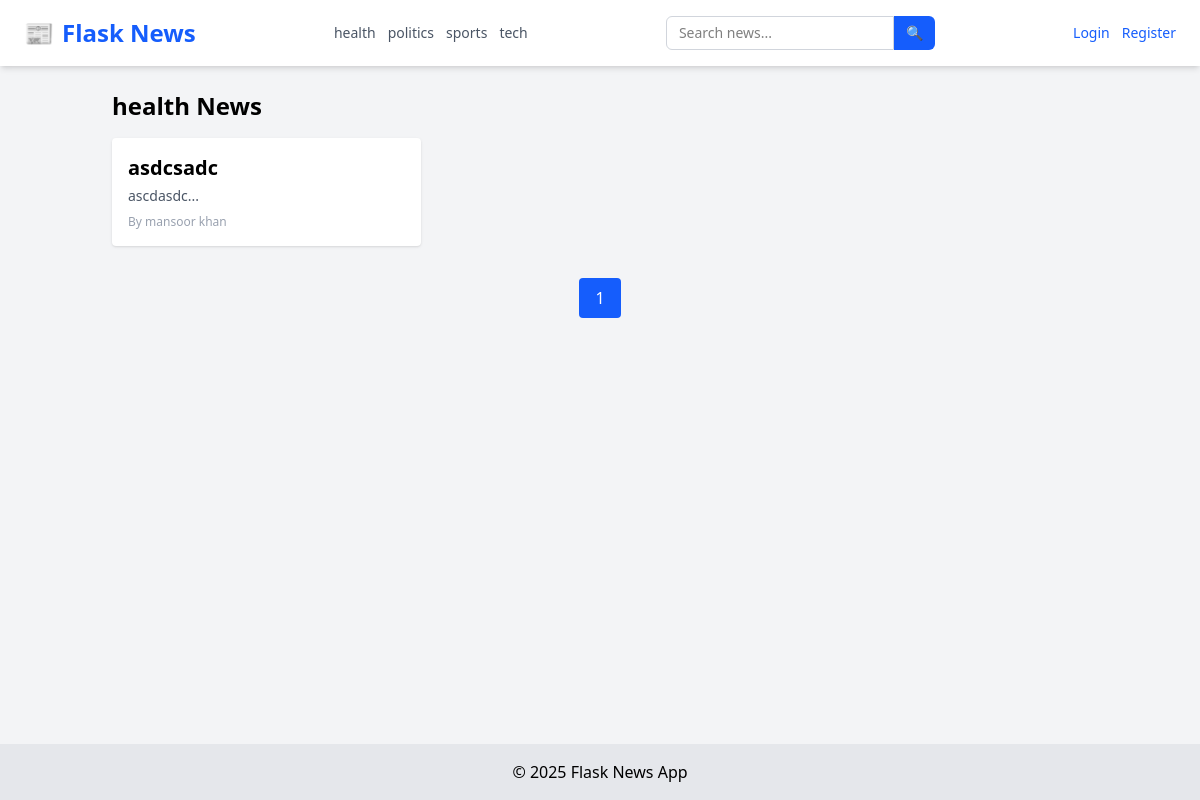
The page /category/health on the database its author committed.
### tables this page shows
CREATE TABLE categories (
            id INTEGER PRIMARY KEY AUTOINCREMENT,
            name TEXT UNIQUE NOT NULL
        );

CREATE TABLE news (
            id INTEGER PRIMARY KEY AUTOINCREMENT,
            title TEXT,
            content TEXT,
            image TEXT,
            author_id INTEGER,
            category_id INTEGER,
            view_count INTEGER DEFAULT 0,
            FOREIGN KEY(author_id) REFERENCES users(id),
            FOREIGN KEY(category_id) REFERENCES categories(id)
        );

CREATE TABLE users (
            id INTEGER PRIMARY KEY AUTOINCREMENT,
            username TEXT NOT NULL,
            email TEXT UNIQUE NOT NULL,
            password TEXT NOT NULL,
            role TEXT DEFAULT 'user'
        );

### app/routes.py (the view)
@main.route('/category/<name>')
def filter_by_category(name):
    page = request.args.get('page', 1, type=int)
    per_page = 6
    offset = (page - 1) * per_page
    conn = sqlite3.connect(current_app.config['DATABASE'])
    c = conn.cursor()
    c.execute('''
        SELECT COUNT(*) FROM news
        JOIN categories ON news.category_id = categories.id
        WHERE categories.name = ?
    ''', (name,))
    total = c.fetchone()[0]
    c.execute('''
        SELECT news.id, news.title, news.content, news.image, users.username, categories.name
        FROM news
        JOIN users ON news.author_id = users.id
        JOIN categories ON news.category_id = categories.id
        WHERE categories.name = ?
        ORDER BY news.id DESC
        LIMIT ? OFFSET ?
    ''', (name, per_page, offset))
    articles = c.fetchall()
    conn.close()
    total_pages = (total + per_page - 1) // per_page
    return render_template(
        'category.html',
        articles=articles,
        category=name,
        page=page,
        total_pages=total_pages
    )

### app/__init__.py (called while the page is built)
def create_app():
    app = Flask(__name__, instance_relative_config=True)
    app.config.from_object('config.Config')
    from app.routes import main
    app.register_blueprint(main)
    from app.admin_routes import admin
    app.register_blueprint(admin)
    from app.user_routes import user
    app.register_blueprint(user)
    init_db(app)
    login_manager.init_app(app)
    @login_manager.user_loader
    def user_loader(user_id):
        return load_user(user_id)
    @app.context_processor
    def inject_now():
        return {'now': datetime.now}
    @app.context_processor
    def inject_categories():
        conn = sqlite3.connect(current_app.config['DATABASE'])
        c = conn.cursor()
        c.execute("SELECT id, name FROM categories ORDER BY name ASC")
        categories = c.fetchall()
        conn.close()
        return {'categories': categories}
    return app

### app/templates/category.html (shortened to what this page needs)
{% extends "layout.html" %} {% block title %}{{ category }} News{% endblock %}
{% block content %}
<h2 class="text-2xl font-bold mb-4">{{ category }} News</h2>
{% if articles %}
<div class="grid grid-cols-1 md:grid-cols-2 lg:grid-cols-3 gap-6">
  {% for article in articles %}
  <a href="{{ url_for('main.view_news', id=article[0]) }}">
    <div class="bg-white rounded shadow p-4 hover:shadow-lg transition">
      <h2 class="text-xl font-semibold">{{ article[1] }}</h2>
      <p class="text-gray-600 text-sm mt-1 mb-2">{{ article[2][:150] }}...</p>
      <p class="text-xs text-gray-400">By {{ article[4] }}</p>
    </div>
  </a>
  {% endfor %}
</div>
{% else %}
<p>No news found in this category.</p>
{% endif %}
<div class="flex justify-center mt-8 space-x-4">
  <span class="px-4 py-2 bg-blue-600 text-white rounded">{{ page }}</span>
</div>
{% endblock %}

### app/templates/layout.html (shortened to what this page needs)
<!DOCTYPE html>
<html lang="en">
  <head>
    <link
      rel="stylesheet"
      href="https://cdnjs.cloudflare.com/ajax/libs/font-awesome/4.7.0/css/font-awesome.min.css"
    />
    <script src="https://cdn.jsdelivr.net/npm/@tailwindcss/browser@4"></script>
  </head>
  <body class="bg-gray-100 min-h-screen flex flex-col">
    <nav
      class="bg-white shadow-md px-6 py-4 flex flex-wrap md:flex-nowrap justify-between items-center"
    >
      <a
        href="/"
        class="text-2xl font-extrabold text-blue-600 flex items-center gap-2"
      >
        📰 <span>Flask News</span>
      </a>
      <div
        class="flex flex-wrap justify-center gap-3 mt-4 md:mt-0 md:ml-6 text-sm text-gray-600 font-medium"
      >
        {% for cat in categories %}
        <a
          href="{{ url_for('main.filter_by_category', name=cat[1]) }}"
          class="hover:text-blue-600 transition-colors"
        >
          {{ cat[1] }}
        </a>
        {% endfor %}
      </div>
      <form
        method="GET"
        action="{{ url_for('main.search') }}"
        class="flex mt-4 md:mt-0 md:ml-6"
      >
        <input
          type="text"
          name="q"
          placeholder="Search news..."
          required
          class="px-3 py-1.5 border rounded-l-md border-gray-300 focus:outline-none focus:ring focus:border-blue-500 text-sm"
        />
        <button
          type="submit"
          class="px-3 py-1.5 bg-blue-600 text-white rounded-r-md text-sm hover:bg-blue-700 transition-colors"
        >
          🔍
        </button>
      </form>
      <div class="flex items-center gap-3 mt-4 md:mt-0 md:ml-6 text-sm">
        {% if current_user.is_authenticated %}
        <a href="{{ url_for('user.user_profile', email=current_user.email) }}"
          ><span class="text-gray-700">👤 {{ current_user.username }}</span></a
        >
        {% if current_user.role == 'admin' %}
        <a href="/add" class="text-blue-600 hover:underline">Add News</a>
        <a
          href="{{url_for('admin.dashboard')}}"
          class="text-blue-600 hover:underline"
          >Dashboard</a
        >
        <a
          href="{{ url_for('admin.manage_users') }}"
          class="text-blue-600 hover:underline"
          >Manage Users</a
        >
        <a
          href="{{ url_for('admin.manage_comments') }}"
          class="text-blue-600 hover:underline"
        >
          Manage Comments</a
        >
        <a
          href="{{ url_for('admin.manage_categories') }}"
          class="text-blue-600 hover:underline"
        >
          Manage Categories</a
        >
        {% endif %}
        <a href="/logout" class="text-red-600 hover:underline">Logout</a>
        {% else %}
        <a href="/login" class="text-blue-600 hover:underline">Login</a>
        <a href="/register" class="text-blue-600 hover:underline">Register</a>
        {% endif %}
      </div>
    </nav>
    <main class="flex-grow container mx-auto p-6">
       {% block content %}{% endblock %}
    </main>
    <footer class="bg-gray-200 text-center py-4">
      &copy; {{ now().year }} Flask News App
    </footer>
  </body>
</html>

### rows shown on the page
categories: name "health"
categories: name "politics"
categories: name "sports"
categories: name "tech"
news: title "asdcsadc", content "ascdasdc", username "mansoor khan"

### other values the page prints
{{ page }} "1"
